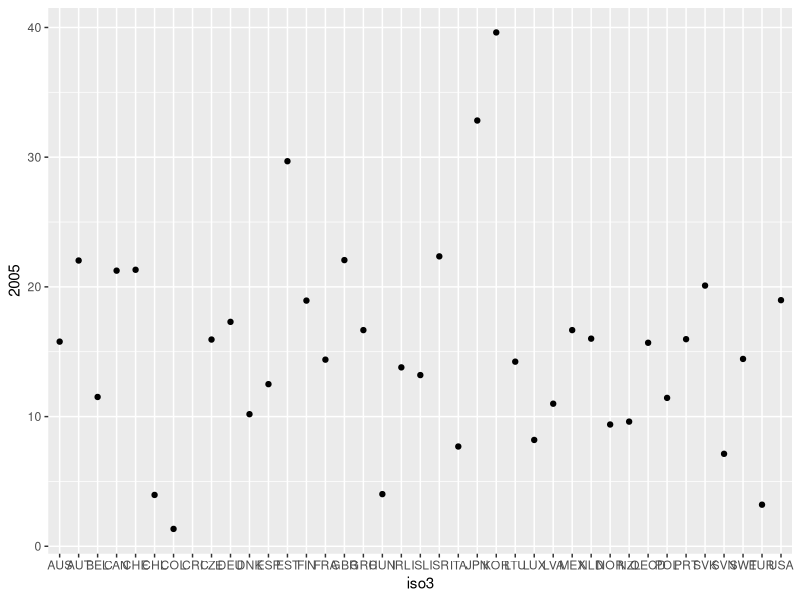
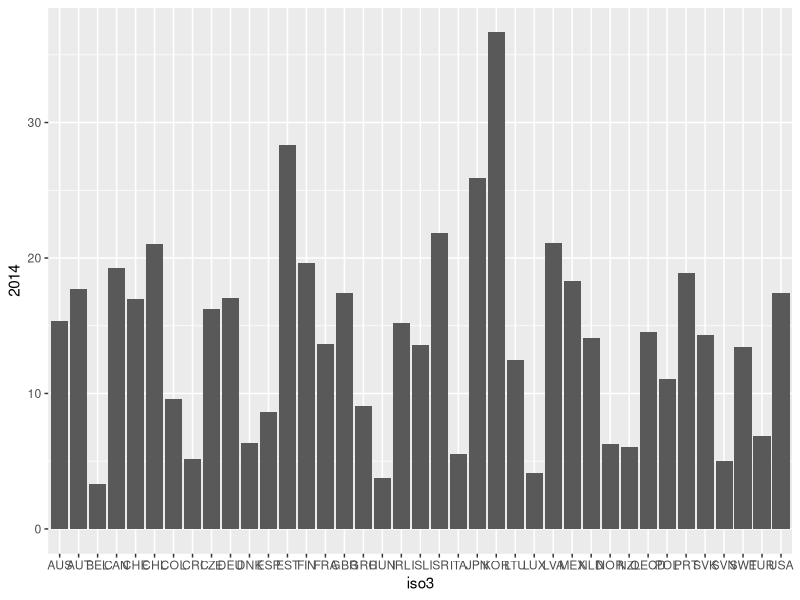
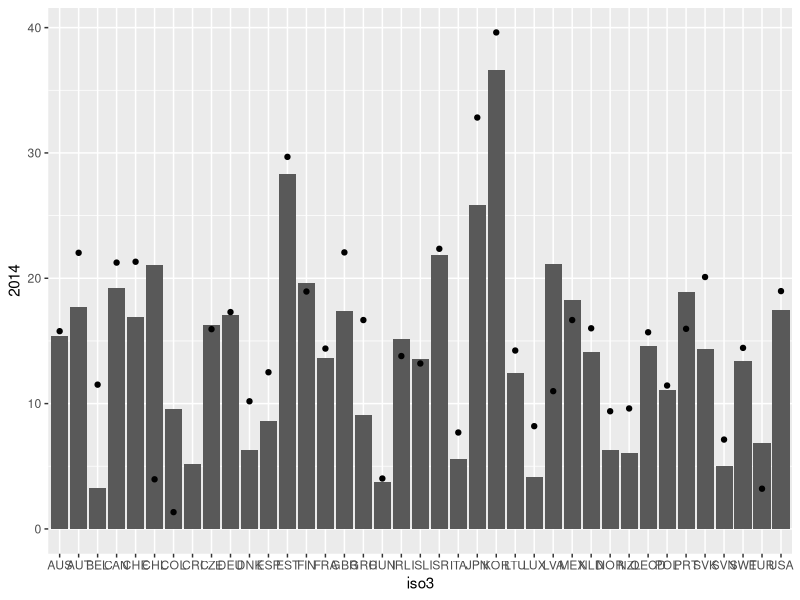
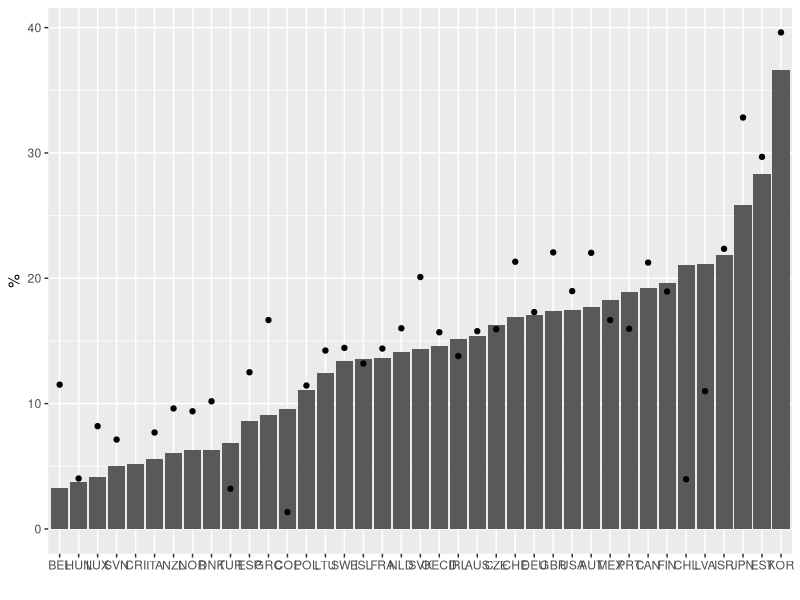
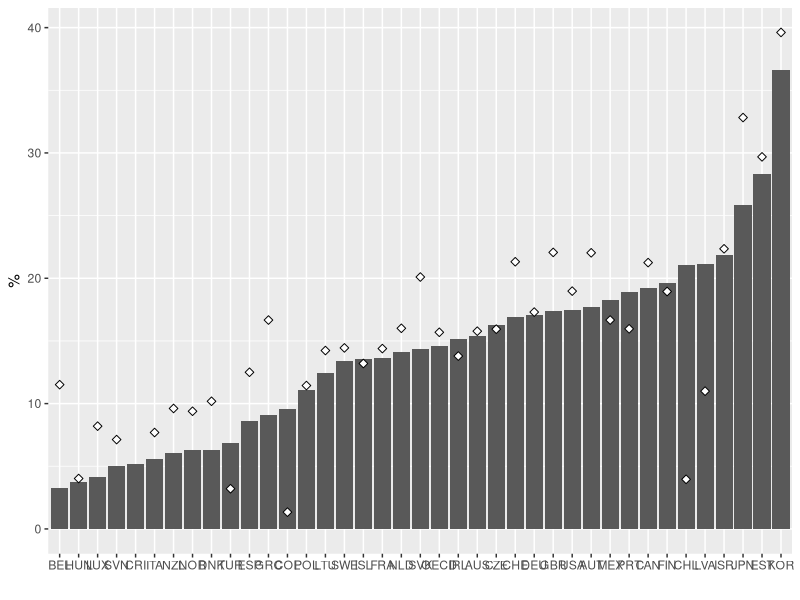
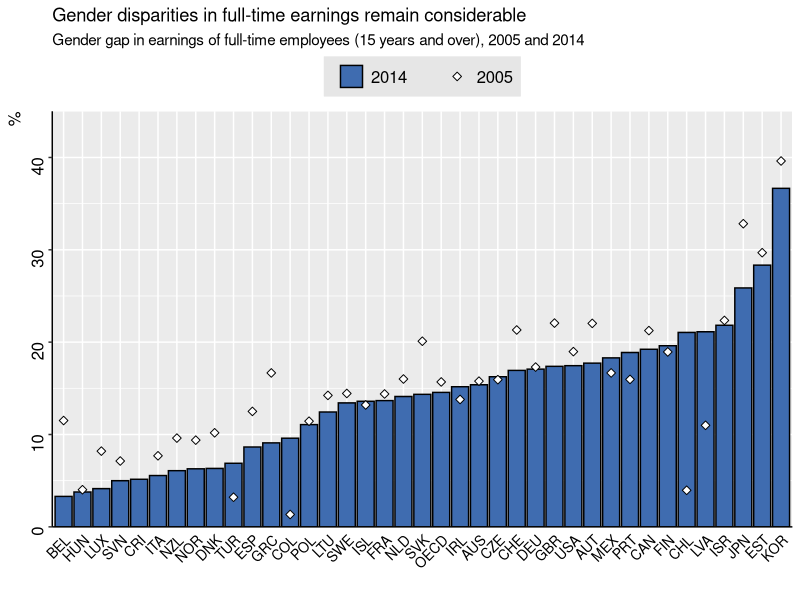

Write R code to recreate these figures, in order.
## ---- chunk 1
knitr::opts_chunk$set(echo = TRUE)
## ---- chunk 2
library(readxl)
library(ggplot2)
library(dplyr)
## ---- chunk 3
data <- readxl::read_excel("data.xlsx")
## ---- chunk 4
head(data)
## ---- chunk 5
ggplot(data = data, aes(x = iso3, y = `2005`)) +
  geom_point()
## ---- chunk 6
ggplot(data = data, aes(x = iso3, y = `2014`)) +
  geom_bar(stat = "unique")
## ---- chunk 7
ggplot(data = data, aes(x = iso3) ) +
  geom_bar(aes(y = `2014`), stat = "unique") +
  geom_point(aes(y = `2005`))
## ---- chunk 8
ggplot(data, aes(x = reorder(iso3, `2014`, ascend = TRUE))) +
  geom_bar(aes(y = `2014`), stat = "unique") +
  geom_point(aes(y = `2005` )) +
  labs(x = "",
       y = "%")
## ---- chunk 9
ggplot(data, aes(x = reorder(iso3, `2014`, ascend = TRUE))) +
  geom_bar(aes(y = `2014`), stat = "unique") +
  geom_point(aes(y = `2005`), shape = 23, size = 2, fill = "white") +
  labs(x = "",
       y = "%")
## ---- chunk 10
ggplot(data, aes(x = reorder(iso3, `2014`, ascend = TRUE))) +
  geom_bar(aes(y = `2014`, fill = "#3F6CB0"), stat = "unique", colour = "black") +
  geom_point(aes(y = `2005`, color = "#96A9DC"), shape = 23, size = 2, fill = "white") +
  labs(x = "",
       y = "%",
       title = "Gender disparities in full-time earnings remain considerable",
       subtitle = "Gender gap in earnings of full-time employees (15 years and over), 2005 and 2014")  +
  scale_y_continuous(limits=c(0,45), expand=c(0,0)) +
  scale_fill_manual(name = "",
                    labels = c('2014'), 
                    values = c("#3F6CB0")) +
  scale_color_manual(name = "",
                     labels = ("2005"), 
                     values = "black") +
  guides(color = guide_legend(order = 2, reverse=TRUE),
         fill = guide_legend(order = 1, reverse=TRUE)) +
  theme(legend.position = "top",
        axis.text.x = element_text(size=10, colour = "black", angle = 45, hjust = 1),
        axis.text.y = element_text(size=12, colour = "black", angle = 90),
        axis.title.y = element_text(hjust = 1,size=12),
        axis.line = element_line(colour = "black"),
        axis.ticks.x = element_blank(),
        legend.text = element_text(size=12),
        legend.key = element_rect(color = "#E6E6E6", fill = "#E6E6E6"),
        legend.background = element_rect(fill="#E6E6E6"),
        legend.box.background = element_rect(color = "#E6E6E6",fill = "#E6E6E6"),
        legend.box.margin = margin(0,0,0,0,"cm")) 
